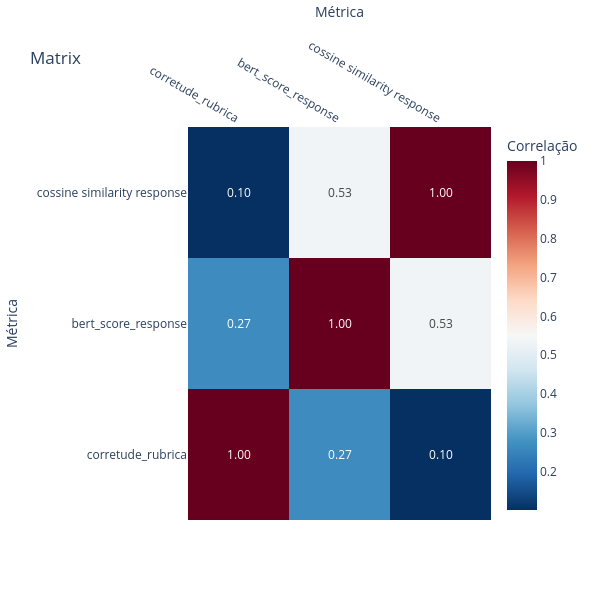

Here is the notebook cell this chart was saved with:
### Markdown cell above
**Matriz de Correlação**

### Code cell
fig = px.imshow(
    cor_metric_response,
    text_auto=".2f",
    aspect="auto",
    color_continuous_scale="RdBu_r",
    origin="lower",
    labels=dict(x="Métrica", y="Métrica", color="Correlação"),
    title="Matrix"
)
fig.update_layout(
    width=600, height=600,
    xaxis_side="top"
)

fig.show()

### Figure 1 — Plotly figure (JSON) as saved in the notebook; plotly's stock layout.template omitted (floating-point values rounded to 4 significant figures)
{"data": [{"coloraxis": "coloraxis", "hovertemplate": "Métrica: %{x}<br>Métrica: %{y}<br>Correlação: %{z}<extra></extra>", "name": "0", "texttemplate": "%{z:.2f}", "type": "heatmap", "x": ["corretude_rubrica", "bert_score_response", "cossine similarity response"], "xaxis": "x", "y": ["corretude_rubrica", "bert_score_response", "cossine similarity response"], "yaxis": "y", "z": [[1.0, 0.266, 0.1017], [0.266, 1.0, 0.5336], [0.1017, 0.5336, 1.0]]}], "layout": {"coloraxis": {"colorbar": {"title": {"text": "Correlação"}}, "colorscale": [[0, "rgb(5,48,97)"], [0.1, "rgb(33,102,172)"], [0.2, "rgb(67,147,195)"], [0.3, "rgb(146,197,222)"], [0.4, "rgb(209,229,240)"], [0.5, "rgb(247,247,247)"], [0.6, "rgb(253,219,199)"], [0.7, "rgb(244,165,130)"], [0.8, "rgb(214,96,77)"], [0.9, "rgb(178,24,43)"], [1, "rgb(103,0,31)"]]}, "height": 600, "title": {"text": "Matrix"}, "width": 600, "xaxis": {"anchor": "y", "domain": [0, 1], "side": "top", "title": {"text": "Métrica"}}, "yaxis": {"anchor": "x", "autorange": true, "domain": [0, 1], "title": {"text": "Métrica"}}}}
